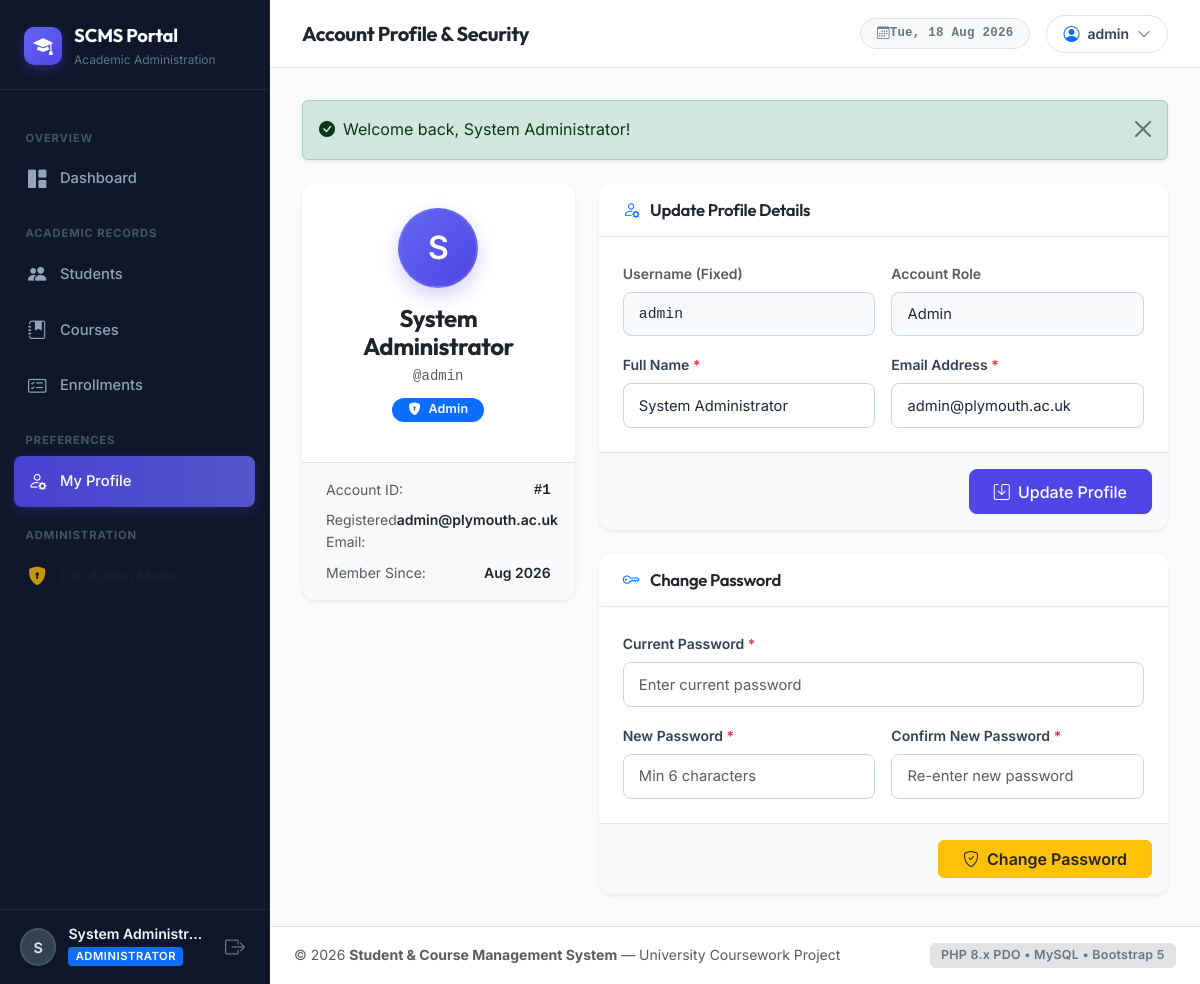
The page /auth/profile.php (signed in) on the database its author committed.
### tables this page shows
CREATE TABLE IF NOT EXISTS users (
    id INT AUTO_INCREMENT PRIMARY KEY,
    username VARCHAR(50) NOT NULL UNIQUE,
    password VARCHAR(255) NOT NULL,
    full_name VARCHAR(100) NOT NULL,
    email VARCHAR(100) NOT NULL UNIQUE,
    role ENUM('admin','lecturer') NOT NULL DEFAULT 'lecturer',
    created_at TIMESTAMP DEFAULT CURRENT_TIMESTAMP
);

### auth/profile.php (the view, shortened to what this page needs)
<?php
require_once __DIR__ . '/../includes/header.php';
$pdo = get_db();
$user_id = (int)$_SESSION['user_id'];
$errors = [];
$stmt = $pdo->prepare("SELECT id, username, full_name, email, role, created_at FROM users WHERE id = :id LIMIT 1");
$stmt->execute([':id' => $user_id]);
$user = $stmt->fetch();
?>
<div class="row g-4">
    <div class="col-12 col-lg-4">
        <div class="card shadow-sm border-0">
            <div class="card-body p-4 text-center">
                <div class="user-avatar mx-auto mb-3" style="width: 80px; height: 80px; font-size: 2rem; background: linear-gradient(135deg, #6366f1 0%, #4f46e5 100%); color: #fff; box-shadow: 0 8px 20px rgba(79, 70, 229, 0.25);">
                    <?= strtoupper(substr($user['full_name'], 0, 1)) ?>
                </div>
                <h4 class="font-heading fw-bold text-dark mb-1"><?= e($user['full_name']) ?></h4>
                <div class="text-muted small font-monospace mb-2">@<?= e($user['username']) ?></div>
                <div class="mb-3">
                    <span class="badge <?= $user['role'] === 'admin' ? 'bg-primary' : 'bg-info text-dark' ?> px-3 py-1.5 rounded-pill">
                        <i class="bi <?= $user['role'] === 'admin' ? 'bi-shield-lock-fill' : 'bi-person-badge-fill' ?> me-1"></i>
                        <?= ucfirst($user['role']) ?>
                    </span>
                </div>
            </div>
            <div class="border-top px-4 py-3 bg-light small">
                <div class="d-flex justify-content-between mb-2">
                    <span class="text-muted">Account ID:</span>
                    <span class="fw-semibold font-monospace">#<?= $user['id'] ?></span>
                </div>
                <div class="d-flex justify-content-between mb-2">
                    <span class="text-muted">Registered Email:</span>
                    <span class="fw-semibold"><?= e($user['email']) ?></span>
                </div>
                <div class="d-flex justify-content-between">
                    <span class="text-muted">Member Since:</span>
                    <span class="fw-semibold"><?= date('M Y', strtotime($user['created_at'])) ?></span>
                </div>
            </div>
        </div>
    </div>
    <div class="col-12 col-lg-8">
        <div class="card shadow-sm border-0 mb-4">
            <div class="card-header bg-white py-3">
                <h5 class="card-header-title text-dark">
                    <i class="bi bi-person-gear text-primary me-2"></i> Update Profile Details
                </h5>
            </div>
            <form method="POST" action="<?= e($_SERVER['PHP_SELF']) ?>" novalidate>
                <div class="card-body p-4">
                    <div class="row g-3">
                        <div class="col-md-6">
                            <label for="username_ro" class="form-label text-muted">Username (Fixed)</label>
                            <input type="text" class="form-control font-monospace bg-light" id="username_ro" value="<?= e($user['username']) ?>" readonly>
                        </div>
                        <div class="col-md-6">
                            <label for="role_ro" class="form-label text-muted">Account Role</label>
                            <input type="text" class="form-control bg-light" id="role_ro" value="<?= ucfirst($user['role']) ?>" readonly>
                        </div>
                        <div class="col-md-6">
                            <label for="full_name" class="form-label">Full Name <span class="text-danger">*</span></label>
                            <input type="text"
                                   class="form-control <?= isset($errors['Full Name']) ? 'is-invalid' : '' ?>"
                                   id="full_name"
                                   name="full_name"
                                   value="<?= e($user['full_name']) ?>"
                                   required>
                        </div>
                        <div class="col-md-6">
                            <label for="email" class="form-label">Email Address <span class="text-danger">*</span></label>
                            <input type="email"
                                   class="form-control <?= isset($errors['Email Address']) || isset($errors['email']) ? 'is-invalid' : '' ?>"
                                   id="email"
                                   name="email"
                                   value="<?= e($user['email']) ?>"
                                   required>
                        </div>
                    </div>
                </div>
                <div class="card-footer bg-light border-top p-3 text-end">
                    <button type="submit" class="btn btn-primary px-4">
                        <i class="bi bi-save me-1"></i> Update Profile
                    </button>
                </div>
            </form>
        </div>
        <div class="card shadow-sm border-0">
            <div class="card-header bg-white py-3">
                <h5 class="card-header-title text-dark">
                    <i class="bi bi-key text-primary me-2"></i> Change Password
                </h5>
            </div>
            <form method="POST" action="<?= e($_SERVER['PHP_SELF']) ?>" novalidate>
                <div class="card-body p-4">
                    <div class="row g-3">
                        <div class="col-12">
                            <label for="current_password" class="form-label">Current Password <span class="text-danger">*</span></label>
                            <input type="password"
                                   class="form-control <?= isset($errors['Current Password']) || isset($errors['current_password']) ? 'is-invalid' : '' ?>"
                                   id="current_password"
                                   name="current_password"
                                   placeholder="Enter current password"
                                   required>
                        </div>
                        <div class="col-md-6">
                            <label for="new_password" class="form-label">New Password <span class="text-danger">*</span></label>
                            <input type="password"
                                   class="form-control <?= isset($errors['New Password']) || isset($errors['new_password']) ? 'is-invalid' : '' ?>"
                                   id="new_password"
                                   name="new_password"
                                   placeholder="Min 6 characters"
                                   required>
                        </div>
                        <div class="col-md-6">
                            <label for="confirm_password" class="form-label">Confirm New Password <span class="text-danger">*</span></label>
                            <input type="password"
                                   class="form-control <?= isset($errors['confirm_password']) ? 'is-invalid' : '' ?>"
                                   id="confirm_password"
                                   name="confirm_password"
                                   placeholder="Re-enter new password"
                                   required>
                        </div>
                    </div>
                </div>
                <div class="card-footer bg-light border-top p-3 text-end">
                    <button type="submit" class="btn btn-warning px-4 text-dark fw-semibold">
                        <i class="bi bi-shield-check me-1"></i> Change Password
                    </button>
                </div>
            </form>
        </div>
    </div>
</div>
<?php require_once __DIR__ . '/../includes/footer.php'; ?>

### assets/css/style.css (style rules this page uses)
:root { --font-sans: 'Inter', -apple-system, BlinkMacSystemFont, 'Segoe UI', Roboto, sans-serif; --font-heading: 'Outfit', var(--font-sans); --primary: #4f46e5; --primary-hover: #4338ca; --primary-light: #eef2ff; --primary-glow: rgba(79, 70, 229, 0.15); --secondary: #64748b; --secondary-light: #f1f5f9; --success: #10b981; --success-light: #ecfdf5; --warning: #f59e0b; --warning-light: #fffbeb; --danger: #ef4444; --danger-light: #fef2f2; --info: #0ea5e9; --info-light: #f0f9ff; --bg-body: #f8fafc; --bg-surface: #ffffff; --bg-sidebar: #0f172a; --bg-sidebar-hover: #1e293b; --bg-sidebar-active: #334155; --border-color: #e2e8f0; --border-color-subtle: #f1f5f9; --text-main: #1e293b; --text-muted: #64748b; --text-heading: #0f172a; --shadow-xs: 0 1px 2px 0 rgba(0, 0, 0, 0.05); --shadow-sm: 0 1px 3px 0 rgba(0, 0, 0, 0.08), 0 1px 2px -1px rgba(0, 0, 0, 0.08); --shadow-md: 0 4px 6px -1px rgba(0, 0, 0, 0.08), 0 2px 4px -2px rgba(0, 0, 0, 0.06); --shadow-lg: 0 10px 15px -3px rgba(0, 0, 0, 0.08), 0 4px 6px -4px rgba(0, 0, 0, 0.04); --shadow-xl: 0 20px 25px -5px rgba(0, 0, 0, 0.1), 0 8px 10px -6px rgba(0, 0, 0, 0.06); --transition-fast: 0.15s cubic-bezier(0.4, 0, 0.2, 1); --transition-base: 0.25s cubic-bezier(0.4, 0, 0.2, 1); }
*, *::before, *::after { box-sizing: border-box; }
body { font-family: var(--font-sans); background-color: var(--bg-body); color: var(--text-main); line-height: 1.6; -webkit-font-smoothing: antialiased; min-height: 100vh; display: flex; flex-direction: column; }
h1, h2, h3, h4, h5, h6, .font-heading { font-family: var(--font-heading); color: var(--text-heading); letter-spacing: -0.02em; font-weight: 600; }
.user-avatar { width: 38px; height: 38px; border-radius: 50%; background: #334155; color: #e2e8f0; display: flex; align-items: center; justify-content: center; font-weight: 600; font-size: 0.9rem; border: 2px solid rgba(255, 255, 255, 0.1); }
.card { background: var(--bg-surface); border: 1px solid var(--border-color); border-radius: 14px; box-shadow: var(--shadow-sm); transition: var(--transition-base); overflow: hidden; }
.card-header { background: transparent; border-bottom: 1px solid var(--border-color); padding: 1.25rem 1.5rem; display: flex; align-items: center; justify-content: space-between; }
.card-header-title { font-size: 1.05rem; font-weight: 600; margin: 0; }
.card-body { padding: 1.5rem; }
.form-label { font-size: 0.875rem; font-weight: 600; color: #334155; margin-bottom: 0.4rem; }
.form-control, .form-select { border: 1px solid #cbd5e1; border-radius: 8px; padding: 0.65rem 0.95rem; font-size: 0.92rem; color: var(--text-main); background-color: #ffffff; transition: var(--transition-fast); }
.btn-primary { background-color: var(--primary); border-color: var(--primary); font-weight: 500; padding: 0.6rem 1.25rem; border-radius: 8px; box-shadow: var(--shadow-xs); transition: var(--transition-fast); }
.badge { font-weight: 600; letter-spacing: 0.02em; padding: 0.35rem 0.65rem; border-radius: 6px; font-size: 0.78rem; }

### rows shown on the page
users: full_name "S", full_name "System Administrator", username "admin", role "Admin", id "1", email "admin@plymouth.ac.uk", created_at "Aug 2026"

### other values the page prints
substr($current_user['full_name'] ?? 'U', 0, 1) "S"
$current_user['full_name'] "System Administr…"
$page_title "Account Profile & Security"
$current_user['username'] "admin"
$text "Welcome back, System Administrator!"
